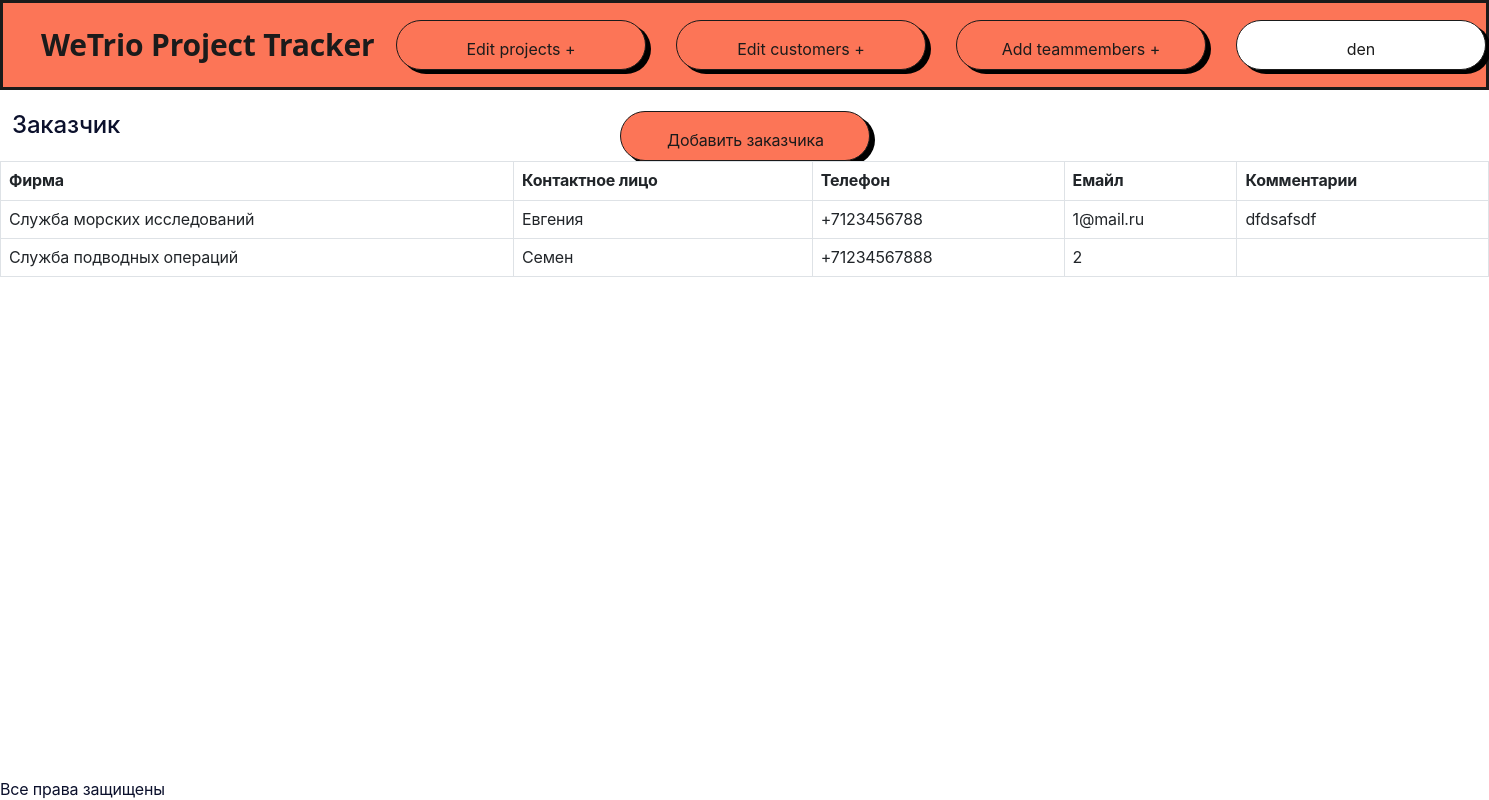
The app's page /read_customer/ (signed in) with its own data.
### prjcalendar/models.py (models this page shows)
class Customer(models.Model):
    name_firm = models.CharField(max_length=100, unique=True, blank=False)
    name_contact = models.CharField(max_length=100, unique=False, blank=True)
    phone = models.CharField(max_length=30, unique=False, blank=True)
    email = models.EmailField(max_length=100, blank=True)
    comments = models.CharField(max_length=200, unique=False, blank=True)
    isDeleted = models.BooleanField(default=False)
    def __str__(self):
        return f'{self.name_firm}'

### prjcalendar/customer.py (the view)
# urls.py: path('read_customer/', read_customer, name='read customer base'),
@login_required
def read_customer(request):
    customer = Customer.objects.all()
    logger.info(f'Распечатали список контактных лиц: {customer}')
    return render(request, "prjcalendar/customer_table.html", context={"customer": customer, "title": "Заказчик"})

### prjcalendar/templates/prjcalendar/customer_table.html (shortened to what this page needs)
{% extends 'prjcalendar/base.html' %}
{% block content %}
  <div class="row">
    <h4 class="h4 col-md-5">{{ title }}</h4>
    <a class="btn btn-btn col-md-3" href="{% url 'add customer to base' %}" role="button">Добавить заказчика</a>
    <div class="col-md-1"></div>
    <table id="table" class="table table-bordered table-hover ">
      <thead>
        <tr>
          <th>Фирма</th>
          <th>Контактное лицо</th>
          <th>Телефон</th>
          <th>Емайл</th>
          <th>Комментарии</th>
        </tr>
      </thead>
        {% for ones in customer %}
          <tr class="clickable" onclick="window.location='/customer/edit/{{ ones.id }}/'">
            <td>{{ ones.name_firm }}</td>
            <td>{{ ones.name_contact }}</td>
            <td>{{ ones.phone }}</td>
            <td>{{ ones.email }}</td>
            <td>{{ ones.comments }}</td>
          </tr>
        {% endfor %}
    </table>
  </div>
{% load static %}
{% endblock %}

### prjcalendar/templates/prjcalendar/base.html (shortened to what this page needs)
<!doctype html>
<html lang="en" data-bs-theme="light">
  <head>
    {% load static %}
    <link href="{% static 'css/boxicons.min.css' %}" rel="stylesheet" >
    <link href="{% static 'css/dataTables.min.css' %}" rel="stylesheet" >
    <link href="{% static 'css/dataTables.bootstrap5.min.css'%}" rel="stylesheet">
    <link href="{% static 'css/jquery.dataTables.min.css'%}" rel="stylesheet">
    <link href="{% static 'css/bootstrap.min.css' %}" rel="stylesheet">
    <link href="{% static 'css/main.css' %}" rel="stylesheet">
    <link href="{% static 'css/calendar.css' %}" rel="stylesheet">
    <link href="https://code.jquery.com/ui/1.14.1/themes/base/jquery-ui.css" rel="stylesheet">
    <link href="https://cdnjs.cloudflare.com/ajax/libs/font-awesome/6.0.0/css/all.min.css" rel="stylesheet">
  </head>
  <body>
    <div class="content">
    <header class="site-header specific">
      <nav class="navbar navbar-expand-sm bg-primary fixed-top">
        <div  class="navbar-nav ml-auto mb-2 mb-lg-0">
          <a class="navbar-brand nav-link about" aria-current="page" href="/calendar/">WeTrio Project Tracker</a>
        </div>
        <div class="collapse navbar-collapse" id="navbarNavDropdown">
          <ul class="navbar-nav ml-auto mb-2 mb-lg-0 right-side">
            <li class="nav-item">
              <div class="btn-group">
                <button class="nav-link dropdown btn btn-btn" type="button" id="dropdownMenuButton1" data-bs-toggle="dropdown" aria-expanded="false">
                Edit projects +
              </button>
              </div>
            </li>
            <li class="nav-item">
              <div class="btn-group">
                <button class="nav-link dropdown btn btn-btn" type="button" id="dropdownMenuButton2" data-bs-toggle="dropdown" aria-expanded="false">
                Edit customers +
              </button>
              </div>
            </li>
            <li class="nav-item">
              <div class="btn-group">
                <button class="nav-link dropdown btn btn-btn" type="button" id="dropdownMenuButton3" data-bs-toggle="dropdown" aria-expanded="false">
                Add teammembers +
              </button>
              </div>
            </li>
            <li class="nav-item">
              <div class="btn-group">
                {% if user.is_authenticated %}
                <button class="nav-link dropdown btn btn-btn btn-log" type="button" id="dropdownMenuButton4" data-bs-toggle="dropdown" aria-expanded="false"> {{user.username}}
                </button>
              {% else %}
                <a class="nav-link btn-self btn-log" href="{% url 'login' %}">{{user.last_username}} Login -></a>
              {% endif %}
              </div>
            </li>
          </ul>
        </div>
      </nav>
    </div>
    <main role="main" class="container-fluid">
      <br />
      {% block content %}
      {% endblock %}
      <br />
    </main>
    <footer class="row fixed-bottom modal-footer center">
      <p>Все права защищены</p>
    </footer>
    <link type="text/css" href="{% static 'css/dataTables.min_2.css' %}" rel="stylesheet" >
    <link type="text/css" href="{% static 'css/dataTables.min_1.css' %}" rel="stylesheet" >
  </body>
</html>

### static/css/main.css (style rules this page uses)
body { --bs-body-font-size: 0.8em; --bs-body-line-height: 1em; padding:0; }
.nav-link { margin-left: 30px; }
.about { width: 310px; top: 28px; left: 48px; gap: 0px; opacity: 0px; font-family: system-ui, -apple-system, BlinkMacSystemFont, 'Segoe UI', Roboto, Oxygen, Ubuntu, Cantarell, 'Open Sans', 'Helvetica Neue', sans-serif, 'Roobert'; font-size: 30px; font-weight: 750; line-height: 30px; text-align: left; text-decoration-skip-ink: none; background: #FC7557; color: #1b1b1b; }
.bg-primary { width: 100%; height: 90px; border: 3px solid #1A1A1A; background-color: #FC7557 !important; position: relative; }
.btn-btn { width: 250px; font-weight: 400; height: 50px; padding: 16px 32px 16px 32px; gap: 10px; border-radius: 30px!important; opacity: 0px; background: #FC7557; border: 1px solid #1A1A1A; box-shadow: 5px 4px 0px 0px #000000; color: #1b1b1b; }
.btn-log { background: #FFFFFF; }
body { display: flex; background: #FFFFFF; --bs-body-font-size: 1em; --bs-body-line-height: 1.1em; padding:0; line-height: 1.33337; font-weight: 400; font-family: SF Pro Text, SF Pro Icons, Helvetica Neue, Helvetica, Arial, sans-serif; letter-spacing: -.01em; color: #0b102c; overflow-x: hidden; flex-direction: column; align-items: stretch; }
@media (min-width: 1024px) and (max-width:3000px) { .navbar-collapse { display: flex !important; flex-basis: auto; flex-direction: row-reverse; } }

### static/css/datatables.min_2.css (style rules this page uses)
:root { --dt-row-selected: 13, 110, 253;--dt-row-selected-text: 255, 255, 255;--dt-row-selected-link: 9, 10, 11;--dt-row-stripe: 0, 0, 0;--dt-row-hover: 0, 0, 0;--dt-column-ordering: 0, 0, 0;--dt-html-background: white }

### static/css/datatables.min_1.css (style rules this page uses)
:root { --dt-row-selected: 13, 110, 253;--dt-row-selected-text: 255, 255, 255;--dt-row-selected-link: 9, 10, 11;--dt-row-stripe: 0, 0, 0;--dt-row-hover: 0, 0, 0;--dt-column-ordering: 0, 0, 0;--dt-html-background: white }

### records on screen
Customer: name_firm "Служба морских исследований", name_contact "Евгения", phone "+7123456788", email "1@mail.ru", comments "dfdsafsdf"
Customer: name_firm "Служба подводных операций", name_contact "Семен", phone "+71234567888", email "2"

### other values on screen
{{ user.username }} "den"
{{ title }} "Заказчик"
